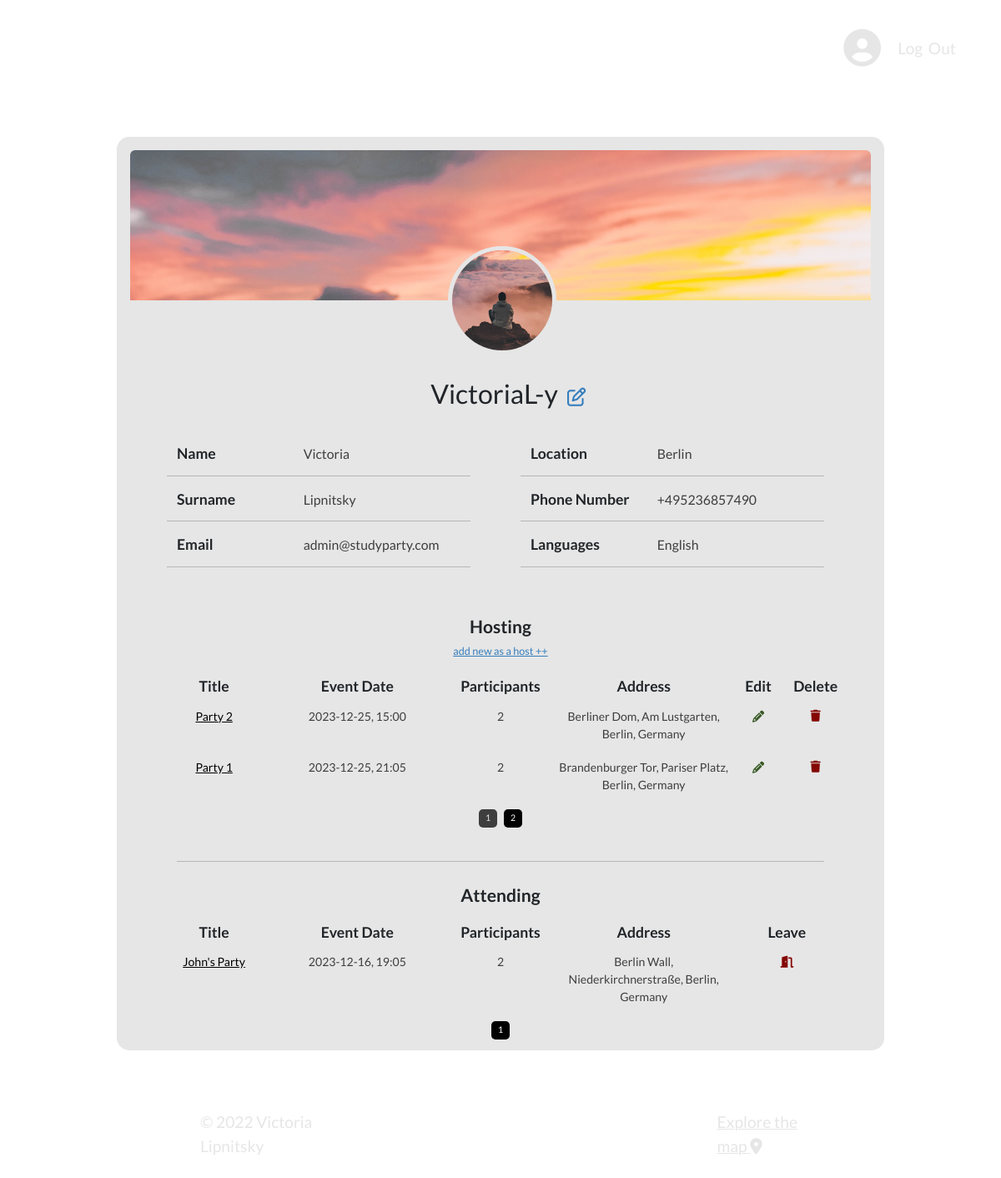
The app's page /profile?page_host=2 (signed in) with its own data.
### app/models.py (models this page shows, shortened)
class User(db.Model, UserMixin):
    __tablename__ = 'author'
    id = db.Column(db.Integer, primary_key=True)
    username = db.Column(db.String(20), unique=True, nullable=False)
    email = db.Column(db.String(120), unique=True, nullable=False)
    name = db.Column(db.String(20), unique=False, nullable=True, default=' ')
    surname = db.Column(db.String(20), unique=False, nullable=True, default=' ')
    phoneNumber = db.Column(db.String(15), unique=False, nullable=True, default=' ')
    location = db.Column(db.String(40), unique=False, nullable=True, default=' ')
    languages = db.Column(db.String(50), unique=False, nullable=True, default=' ')
    image_avatar_file = db.Column(db.String(20), nullable=False, default='default.jpg')
    image_bg_file = db.Column(db.String(20), nullable=False, default='default.jpg')
    password = db.Column(db.String(60), nullable=False)
    party = db.relationship('Party', backref='author', lazy=True)
    attending = db.relationship('Party', secondary=association_table, backref="followers")

class Party(db.Model):
    __tablename__ = 'party'
    id = db.Column(db.Integer, primary_key=True)
    title = db.Column(db.String(30), nullable=False)
    date_posted = db.Column(db.DateTime, nullable=False, default=datetime.utcnow)
    date_time = db.Column(db.String(30), nullable=False)
    address = db.Column(db.String(30), nullable=False)
    lng = db.Column(db.String(30), nullable=False)
    lat = db.Column(db.String(30), nullable=False)
    whatsapp_link = db.Column(db.String(30), nullable=False)
    party_languages = db.Column(db.String(30), nullable=False)
    description = db.Column(db.Text, nullable=False)
    author_id = db.Column(db.Integer, db.ForeignKey('author.id'), nullable=False)

### app/routes.py (the view)
@app.route("/profile")
@login_required
def profile():
    form = PartyForm()
    page = request.args.get('page_host', 1, type=int)
    parties = Party.query.filter(Party.author==current_user).order_by(Party.date_posted.desc()).paginate(page=page, per_page=2)
    page_2 = request.args.get('page_att', 1, type=int)
    parties_2 = Party.query.join(User.attending).filter(User.id == current_user.id).order_by(Party.date_posted.desc()).paginate(page=page_2, per_page=2)
    image_avatar_file = url_for('static', filename='profile_pics/' + current_user.image_avatar_file)
    image_bg_file = url_for('static', filename='profile_pics/' + current_user.image_bg_file)
    return render_template("profile.html", title="Profile", image_avatar_file=image_avatar_file, image_bg_file=image_bg_file, parties=parties, parties_2=parties_2, form=form)

### app/models.py (called while the page is built)
@login_manager.user_loader
def load_user(user_id):
    return User.query.get(int(user_id))

### app/templates/profile.html (shortened to what this page needs)
{% extends "layout.html" %}
{% block content %}
<div class="profile-container">
    <div class="profile-backg-img px-3 pb-3">
        <img class="rounded" src="{{ image_bg_file }}">
    </div>
    <div class="media d-flex flex-column align-items-center justify-content-center">
        <img class="rounded-circle ms-4 profile-img" src="{{ image_avatar_file }}">
        <h2 class="pt-3 pb-2 text-center">&nbsp;&nbsp;&nbsp;{{ current_user.username }} <a href="{{ url_for('updateProfile') }}"><i class="fa-regular fa-pen-to-square edit-profile"></i></a></h2>
        <div class="row px-5 py-4 container-fluid user-data">
            <div class="col-lg-6">
                <div class="row container-fluid">
                    <div class="col-5">
                        <span>Name</span>
                    </div>
                    <div class="col-7">
                        <span>{{ current_user.name }}</span>
                    </div>
                    <div class="col-5">
                        <span>Surname</span>
                    </div>
                    <div class="col-7">
                        <span>{{ current_user.surname }}</span>
                    </div>
                    <div class="col-5">
                        <span>Email</span>
                    </div>
                    <div class="col-7">
                        <span>{{ current_user.email }}</span>
                    </div>
                </div>
            </div>
            <div class="col-lg-6">
                <div class="row container-fluid mx-0">
                    <div class="col-5">
                        <span>Location</span>
                    </div>
                    <div class="col-7">
                        <span>{{ current_user.location }}</span>
                    </div>
                    <div class="col-5">
                        <span>Phone Number</span>
                    </div>
                    <div class="col-7">
                        <span>{{ current_user.phoneNumber }}</span>
                    </div>
                    <div class="col-5">
                        <span>Languages</span>
                    </div>
                    <div class="col-7">
                        <span>{{ current_user.languages }}</span>
                    </div>
                </div>
            </div>
        </div>
        <div class="row px-5 py-3 container-fluid user-data text-center">
            <div class="mb-1">
                <span class="headList"><strong>Hosting</strong></span>
                <br>
                <a href="{{ url_for('new_party') }}"><p class="link-to-creat-party">add new as a host&nbsp;++</p></a>
            </div>
            {% if parties.items %}
                <div class="col-2 p-0 mb-2 headColumn">
                    <span><strong>{{ form.title.label }}</strong></span>
                </div>
                <div class="col-3 p-0 headColumn">
                    <span><strong>{{ form.date_time.label }}</strong></span>
                </div>
                <div class="col-2 p-0 headColumn">
                    <span><strong>Participants</strong></span>
                </div>
                <div class="col-3 p-0 headColumn">
                    <span><strong>{{ form.address.label }}</strong></span>
                </div>
                <div class="col-1 p-0 headColumn">
                    <span><strong>Edit</strong></span>
                </div>
                <div class="col-1 p-0 headColumn">
                    <span><strong>Delete</strong></span>
                </div>
            {% else %}
                <span><i>Nothing here... </i><i class="fa-solid fa-wind"></i></span>
            {% endif %}
            {% for party in parties.items %}
                <div class="col-2 p-0 partyTitle">
                    <a href="{{ url_for('party', party_id=party.id) }}">{{ party.title }}</a>
                </div>
                <div class="col-3 p-0">
                    <p>{{ party.date_time }}</p>
                </div>
                <div class="col-2 p-0">
                    <p>{{party.followers|length}}</p>
                </div>
                <div class="col-3 p-0">
                    <p>{{ party.address }}</p>
                </div>
                <div class="col-1 editParty">
                    <a href="{{ url_for('update_party', party_id=party.id) }}"><i class="fa-solid fa-pencil"></i></a>
                </div>
                <div class="col-1 deleteParty">
                    <button type="button" class="btn btn-danger btn-sm" data-bs-toggle="modal" data-bs-target="#deleteModal"><i class="fa-solid fa-trash"></i></button>
                </div>
            {% endfor %}
            <div class="pt-2 d-flex justify-content-center party_list_buttons">
            {% for page_num in parties.iter_pages(left_edge=1, right_edge=1, left_current=1, right_current=2) %}
                {% if page_num %}
                    {% if parties.page == page_num %}
                    <a class="btn ms-1 me-1 mb-4 current-page" href="{{ url_for('profile', page_host=page_num) }}">{{ page_num }}</a>
                    {% else %}
                        <a class="btn ms-1 me-1 mb-4" href="{{ url_for('profile', page_host=page_num) }}">{{ page_num }}</a>
                    {% endif %}
                {% else %}
                    ...
                {% endif %}
            {% endfor %}
            </div>
        <div class="pt-0 pb-2 px-4 m-0"><hr></div>
            <div class="mb-3">
                <span class="headList"><strong>Attending</strong></span>
            </div>
            {% if parties_2.items %}
            <div class="col-2 p-0 mb-2 headColumn">
                <span><strong>{{ form.title.label }}</strong></span>
            </div>
            <div class="col-3 p-0 headColumn">
                <span><strong>{{ form.date_time.label }}</strong></span>
            </div>
            <div class="col-2 p-0 headColumn">
                <span><strong>Participants</strong></span>
            </div>
            <div class="col-3 p-0 headColumn">
                <span><strong>{{ form.address.label }}</strong></span>
            </div>
            <div class="col-2 p-0 headColumn">
                <span><strong>Leave</strong></span>
            </div>
            {% else %}
                <span><i>Nothing here... </i><i class="fa-solid fa-wind"></i></span>
            {% endif %}
            {% for party in parties_2.items %}
                <div class="col-2 p-0 partyTitle">
                    <a href="{{ url_for('party', party_id=party.id) }}">{{ party.title }}</a>
                </div>
                <div class="col-3 p-0">
                    <p>{{ party.date_time }}</p>
                </div>
                <div class="col-2 p-0">
                    <p>{{party.followers|length}}</p>
                </div>
                <div class="col-3 p-0">
                    <p>{{ party.address }}</p>
                </div>
                <div class="col-2 leaveParty">
                    <a href="{{ url_for('leaveTroughProfile', party_id=party.id) }}"><i class="fa-sharp fa-solid fa-door-open"></i></a>
                </div>
            {% endfor %}
            <div class="pt-2 d-flex justify-content-center party_list_buttons">
            {% for page_num in parties_2.iter_pages(left_edge=1, right_edge=1, left_current=1, right_current=2) %}
                {% if page_num %}
                    {% if parties_2.page == page_num %}
                    <a class="btn ms-1 me-1 mb-4 current-page" href="{{ url_for('profile', page_att=page_num) }}">{{ page_num }}</a>
                    {% else %}
                        <a class="btn ms-1 me-1 mb-4" href="{{ url_for('profile', page_att=page_num) }}">{{ page_num }}</a>
                    {% endif %}
                {% else %}
                    ...
                {% endif %}
            {% endfor %}
            </div>
        </div>
    </div>
</div>
<div class="container-fluid p-0 d-flex justify-content-between bottomInscription">
    <p>© 2022 Victoria Lipnitsky</p>
    <a href="{{ url_for('map') }}">Explore the map <i class="fa-solid fa-location-dot"></i></a>
</div>
{% endblock %}

### app/static/main.css (style rules this page uses)
* { box-sizing: border-box; }
:root { --fonts: rgb(230, 230, 230); --theQuestion: white; --darkButton: black; --border: rgb(129, 129, 129); --windowCol: 230,230,230; --profileWidth: calc(800px + 10vw); }
body { background-image: url(https://res.cloudinary.com/devqm7qmb/image/upload/q_50/v1664734048/StudyParty.jpg); background-size: cover; background-position: center; height: 100vh; width: 100vw; padding: 0; margin: 0; font-family: 'Lato', sans-serif; }
.bottomInscription { position: absolute; bottom: 1%; }
.bottomInscription p, .bottomInscription a { padding-left: 20vw; padding-right: 20vw; color: var(--fonts); font-size: 1.2em; margin-top: 1em; margin-bottom: 1em; }
.profile-container { width: var(--profileWidth); height: fit-content; min-height: 70vh; max-height: 77vh; margin: 4.5vh auto; background-color: rgb(var(--windowCol)); font-size: 1.1em; border-radius: 15px; overflow-y: scroll; border-top: 1rem solid var(--fonts); }
.profile-backg-img { height: 180px; width: calc(800px + 10vw); overflow: hidden; }
.profile-backg-img img { height: auto; width: 100%; margin-right: 20px; }
.profile-img { object-fit: cover; height: 130px; width: 130px; margin-right: 20px; margin-top: -65px; margin-bottom: 12px; border: 5px solid rgb(var(--windowCol)); }
.profile-container .user-data .col-5, .profile-container .user-data .col-7, .profile-container .user-data.party-page .col-4, .profile-container .user-data.party-page .col-8 { border-bottom: 1px solid rgb(182, 182, 182); padding-bottom: 12px; margin-bottom: 15px; }
.profile-container .user-data .col-5, .profile-container .user-data.party-page .col-4 { font-weight: bold; }
.profile-container .user-data .col-7 span, .profile-container .user-data.party-page .col-8 span { font-size: 0.9em; color: rgb(62, 62, 62); }
.profile-container .user-data p { font-size: 0.8em; color: rgb(62, 62, 62); padding-top: 3px; }
.profile-container .user-data span.headList { font-size: 1.2em; }
.profile-container .user-data p.link-to-creat-party { font-size: 0.9em; color: #357ebd; text-decoration: underline; display: inline-block; }
.profile-container .user-data a { font-size: 0.8em; color: #357ebd; text-decoration: none; }
.profile-container .user-data .partyTitle a { color: var(--darkButton); text-decoration: none; padding: 1px; border-radius: 3px; text-decoration: underline; }
.profile-container .user-data .editParty a { background-color: transparent; border: none; padding: 0; color: #375925; }
.profile-container .user-data .deleteParty button { background-color: transparent; border: none; padding: 0; margin-bottom: 4px; color: #840705; outline: none; }
.profile-container .user-data .leaveParty a { color: #840705; }
i.edit-profile { color: #357ebd; font-size: 0.7em; position: relative; padding-left: 5px; padding-top: 10px; }
.profile-container .party_list_buttons .btn { margin-top: -5px; font-size: 0.6em; border-radius: 5px; padding: 2px 7px; color: var(--fonts); background-color: rgb(63, 62, 62); }
.profile-container .party_list_buttons .btn.current-page { background-color: var(--darkButton); color: white; }

### records on screen
User: username "VictoriaL-y", name "Victoria", surname "Lipnitsky", email "admin@studyparty.com", location "Berlin", phoneNumber "+495236857490", languages "English"
Party: title "Party 2", date_time "2023-12-25, 15:00", followers|length "2", address "Berliner Dom, Am Lustgarten, Berlin, Germany"
Party: title "Party 1", date_time "2023-12-25, 21:05", followers|length "2", address "Brandenburger Tor, Pariser Platz, Berlin, Germany"
Party: title "John's Party", date_time "2023-12-16, 19:05", followers|length "2", address "Berlin Wall, Niederkirchnerstraße, Berlin, Germany"

### other values on screen
{{ page_num }} "1"
{{ page_num }} "2"
